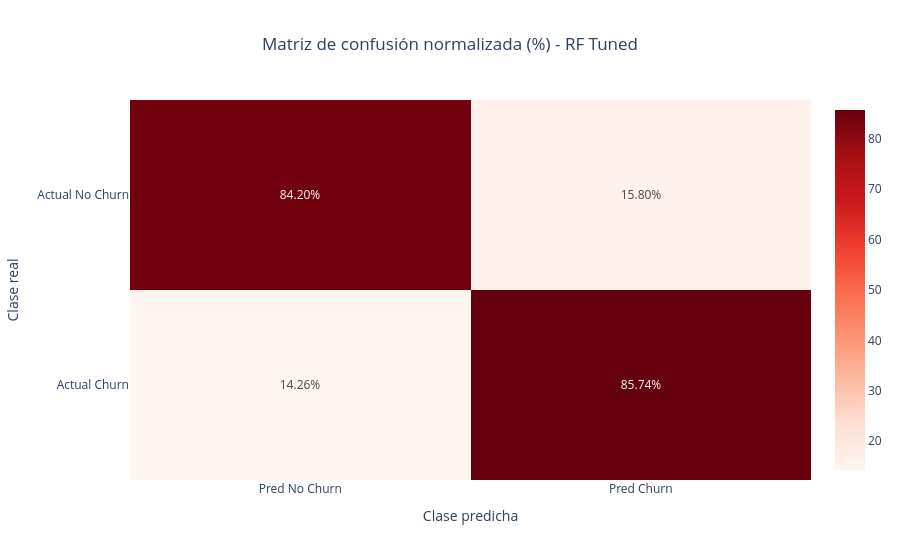

The notebook cell this image was saved under:
### Code cell
fig_cm = px.imshow(
    cm_pct_df,
    text_auto=".2f",
    aspect="auto",
    color_continuous_scale="Reds",
    title="Matriz de confusión normalizada (%) - RF Tuned"
)

fig_cm.update_traces(texttemplate="%{z:.2f}%")
fig_cm.update_layout(
    title_x=0.5,
    xaxis_title="Clase predicha",
    yaxis_title="Clase real"
)

fig_cm.show()

### Figure 1 — Plotly figure (JSON) as saved in the notebook; plotly's stock layout.template omitted (floating-point values rounded to 4 significant figures)
{"data": [{"coloraxis": "coloraxis", "hovertemplate": "x: %{x}<br>y: %{y}<br>color: %{z}<extra></extra>", "name": "0", "texttemplate": "%{z:.2f}%", "type": "heatmap", "x": ["Pred No Churn", "Pred Churn"], "xaxis": "x", "y": ["Actual No Churn", "Actual Churn"], "yaxis": "y", "z": [[84.2, 15.8], [14.26, 85.74]]}], "layout": {"coloraxis": {"colorscale": [[0, "rgb(255,245,240)"], [0.125, "rgb(254,224,210)"], [0.25, "rgb(252,187,161)"], [0.375, "rgb(252,146,114)"], [0.5, "rgb(251,106,74)"], [0.625, "rgb(239,59,44)"], [0.75, "rgb(203,24,29)"], [0.875, "rgb(165,15,21)"], [1, "rgb(103,0,13)"]]}, "title": {"text": "Matriz de confusión normalizada (%) - RF Tuned", "x": 0.5}, "xaxis": {"anchor": "y", "domain": [0, 1], "title": {"text": "Clase predicha"}}, "yaxis": {"anchor": "x", "autorange": "reversed", "domain": [0, 1], "title": {"text": "Clase real"}}}}
